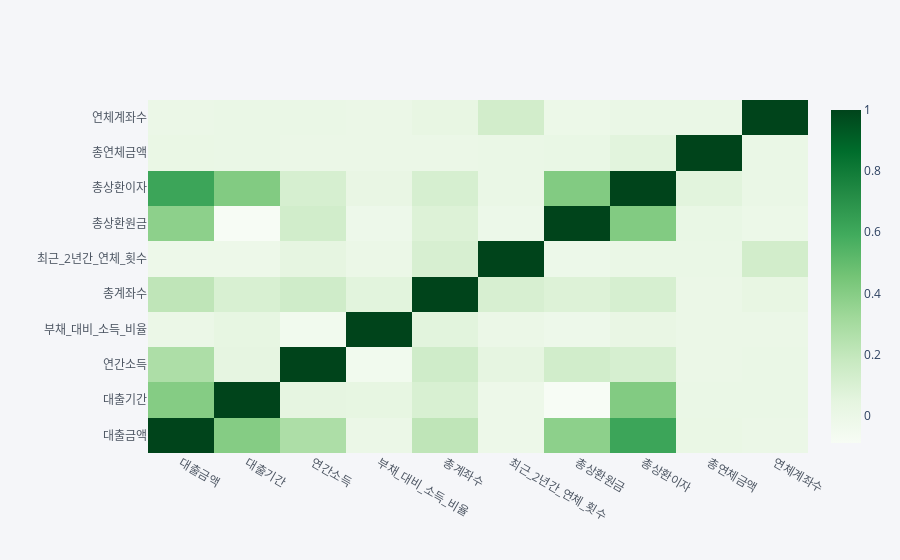

Notebook cell for this chart:
### Code cell
df_train.corr().iplot(kind='heatmap', colorscale='Greens')

### Figure 1 — Plotly figure (JSON) as saved in the notebook; plotly's stock layout.template omitted (floating-point values rounded to 4 significant figures)
{"data": [{"colorscale": [[0, "rgb(247,252,245)"], [0.125, "rgb(229,245,224)"], [0.25, "rgb(199,233,192)"], [0.375, "rgb(161,217,155)"], [0.5, "rgb(116,196,118)"], [0.625, "rgb(65,171,93)"], [0.75, "rgb(35,139,69)"], [0.875, "rgb(0,109,44)"], [1, "rgb(0,68,27)"]], "type": "heatmap", "x": ["대출금액", "대출기간", "연간소득", "부채_대비_소득_비율", "총계좌수", "최근_2년간_연체_횟수", "총상환원금", "총상환이자", "총연체금액", "연체계좌수"], "y": ["대출금액", "대출기간", "연간소득", "부채_대비_소득_비율", "총계좌수", "최근_2년간_연체_횟수", "총상환원금", "총상환이자", "총연체금액", "연체계좌수"], "z": [[1, 0.4026, 0.274, 0.002263, 0.2123, -0.01477, 0.3791, 0.6157, 0.01185, 0.0001816], [0.4026, 1, 0.0384, 0.03026, 0.106, -0.01386, -0.09001, 0.4123, 0.005247, 0.006988], [0.274, 0.0384, 1, -0.04459, 0.1454, 0.04026, 0.1376, 0.1143, 0.0003327, 0.009854], [0.002263, 0.03026, -0.04459, 1, 0.05883, 0.0006994, -0.01618, 0.01856, 0.0007106, 5.068e-05], [0.2123, 0.106, 0.1454, 0.05883, 1, 0.1121, 0.08362, 0.1163, 3.72e-05, 0.02365], [-0.01477, -0.01386, 0.04026, 0.0006994, 0.1121, 1, -0.01005, 0.008095, 0.004612, 0.1336], [0.3791, -0.09001, 0.1376, -0.01618, 0.08362, -0.01005, 1, 0.4124, 0.01538, -0.00519], [0.6157, 0.4123, 0.1143, 0.01856, 0.1163, 0.008095, 0.4124, 1, 0.05784, 0.009257], [0.01185, 0.005247, 0.0003327, 0.0007106, 3.72e-05, 0.004612, 0.01538, 0.05784, 1, 0.00662], [0.0001816, 0.006988, 0.009854, 5.068e-05, 0.02365, 0.1336, -0.00519, 0.009257, 0.00662, 1]], "zmax": 1, "zmin": -0.09001}], "layout": {"legend": {"bgcolor": "#F5F6F9", "font": {"color": "#4D5663"}}, "paper_bgcolor": "#F5F6F9", "plot_bgcolor": "#F5F6F9", "title": {"font": {"color": "#4D5663"}}, "xaxis": {"gridcolor": "#E1E5ED", "showgrid": true, "tickfont": {"color": "#4D5663"}, "title": {"font": {"color": "#4D5663"}, "text": ""}, "zerolinecolor": "#E1E5ED"}, "yaxis": {"gridcolor": "#E1E5ED", "showgrid": true, "tickfont": {"color": "#4D5663"}, "title": {"font": {"color": "#4D5663"}, "text": ""}, "zerolinecolor": "#E1E5ED"}}}
